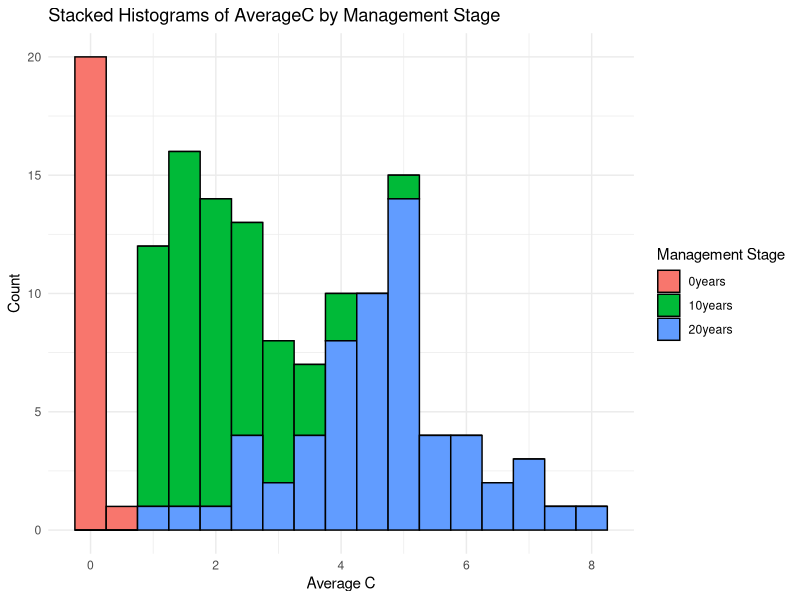
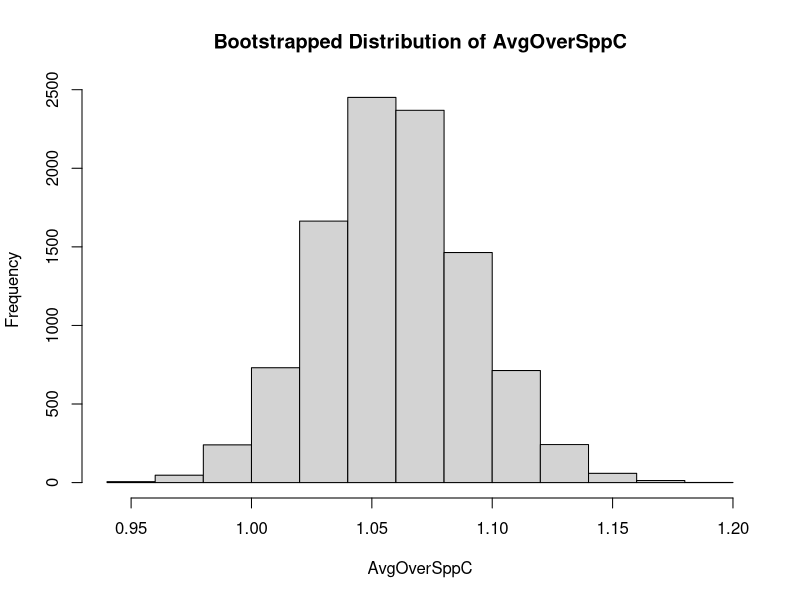
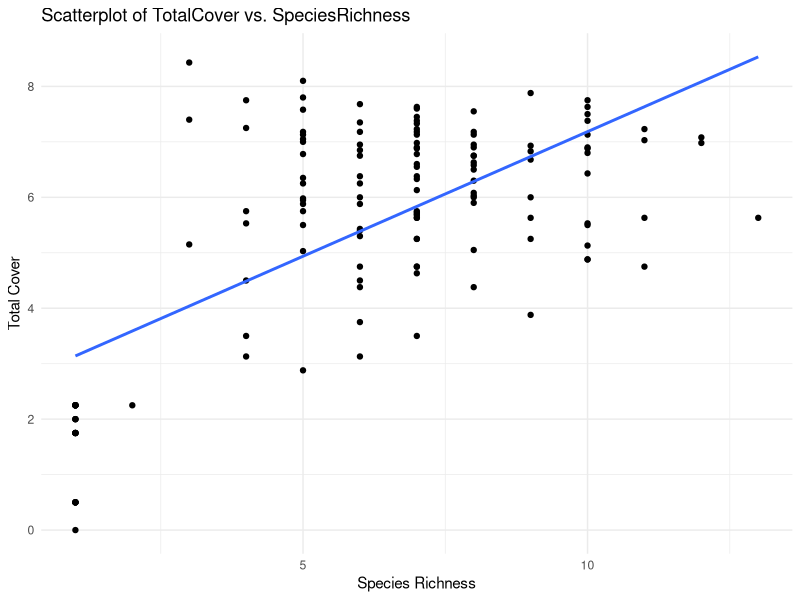
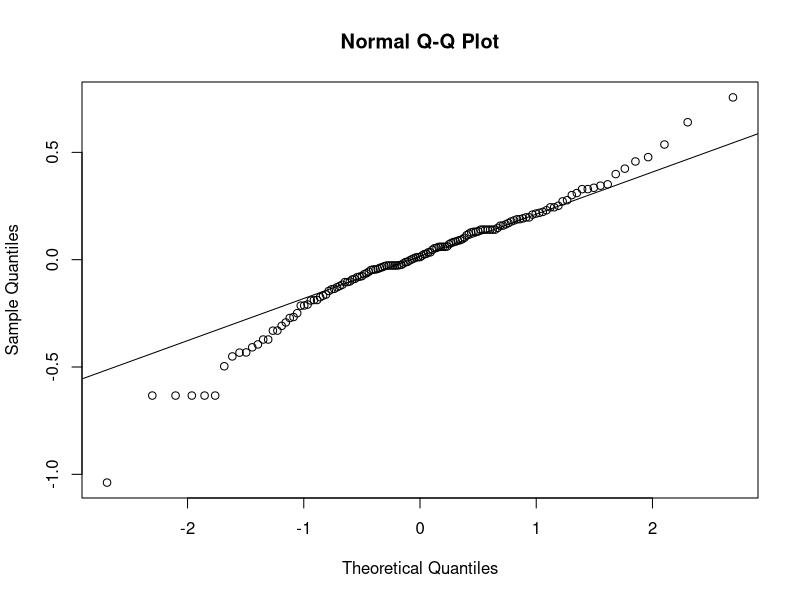
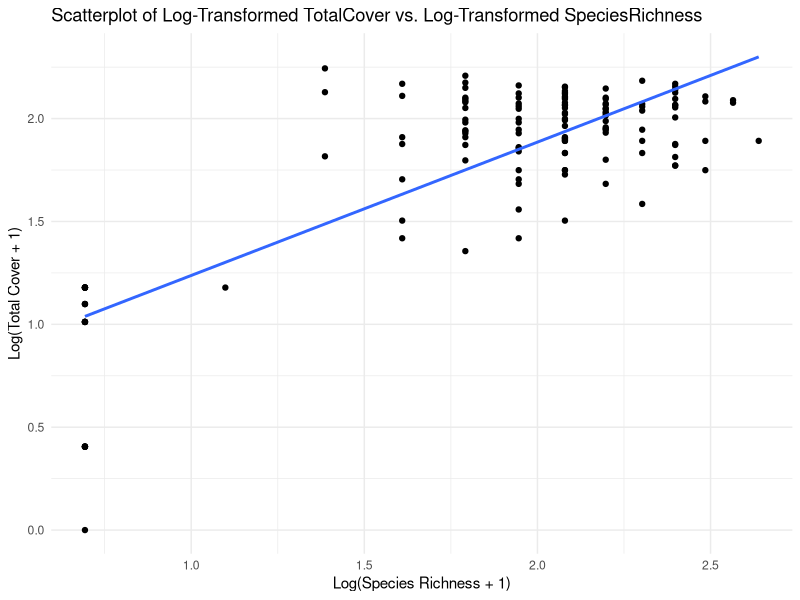

Recreate these plots in R, in order.
# Biostatistics final project ----
# Hypothesis Testing based on Confidence Intervals

# load libraries
library(tidyverse)
library(dplyr)
library(knitr)
library(tidyr)

# load data
diversity <- read.csv("data/2010FieldEcolDiversity.csv")

# Hypothesis Testing ----
# Subset data for 10years and 20years
data_10years <- diversity %>%
  filter(ManagementStage == "10years")

data_20years <- diversity %>%
  filter(ManagementStage == "20years")

# Perform two-sample t-test
t_test <- t.test(data_10years$SpeciesRichness, data_20years$SpeciesRichness, var.equal = FALSE)

print(t_test)

# Perform Mann-Whitney U-test
wilcox_test <- wilcox.test(data_10years$SpeciesRichness, data_20years$SpeciesRichness)

print(wilcox_test)

# Perform ANOVA
anova_results <- aov(SpeciesRichness ~ as.factor(ManagementStage), data = diversity)
summary(anova_results)

# Perform Tukey HSD test
tukey_results <- TukeyHSD(anova_results)

print(tukey_results)

# Perform Kruskal-Wallis test
kruskal_test <- kruskal.test(SpeciesRichness ~ as.factor(ManagementStage), data = diversity)

print(kruskal_test)

# Plots ----

# Stacked histograms for AverageC
ggplot(diversity, aes(x = AverageC, fill = as.factor(ManagementStage))) +
  geom_histogram(position = "stack", binwidth = 0.5, color = "black") +
  labs(
    title = "Stacked Histograms of AverageC by Management Stage",
    x = "Average C",
    y = "Count",
    fill = "Management Stage"
  ) +
  theme_minimal()

# Table of means for SpeciesRichness and AverageC
means_table <- diversity %>%
  group_by(ManagementStage) %>%
  summarise(
    mean_SpeciesRichness = mean(SpeciesRichness),
    mean_AverageC = mean(AverageC)
  )

print(means_table)


# Perform one-sample t-test
one_sample_test <- t.test(data_20years$AvgOverSppC, mu = 1)

print(one_sample_test)

# Perform bootstrapping
set.seed(05292024)

boot_results <- replicate(10000, {
  sample_data <- sample(data_20years$AvgOverSppC, replace = TRUE)
  mean(sample_data)
})

# Calculate confidence intervals
boot_ci <- quantile(boot_results, c(0.025, 0.975))

# Plot histogram of bootstrapped means
hist(boot_results, main = "Bootstrapped Distribution of AvgOverSppC", xlab = "AvgOverSppC")

# Print bootstrapped mean and confidence intervals
boot_mean <- mean(boot_results)
print(c(boot_mean, boot_ci))

# Calculate correlation
cor_results <- cor.test(diversity$TotalCover, diversity$SpeciesRichness)

# Scatterplot
ggplot(diversity, aes(x = SpeciesRichness, y = TotalCover)) +
  geom_point() +
  geom_smooth(method = "lm", se = FALSE) +
  labs(
    title = "Scatterplot of TotalCover vs. SpeciesRichness",
    x = "Species Richness",
    y = "Total Cover"
  ) +
  theme_minimal()

print(cor_results)

# Linear regression
lm_model <- lm(TotalCover ~ SpeciesRichness, data = diversity)
summary(lm_model)

# Log-transformed regression
log_lm_model <- lm(log(TotalCover + 1) ~ log(SpeciesRichness + 1), data = diversity)
summary(log_lm_model)

# QQ-plot of residuals
qqnorm(resid(log_lm_model))
qqline(resid(log_lm_model))

# Scatterplot of log-transformed data
ggplot(diversity, aes(x = log(SpeciesRichness + 1), y = log(TotalCover + 1))) +
  geom_point() +
  geom_smooth(method = "lm", se = FALSE) +
  labs(
    title = "Scatterplot of Log-Transformed TotalCover vs. Log-Transformed SpeciesRichness",
    x = "Log(Species Richness + 1)",
    y = "Log(Total Cover + 1)"
  ) +
  theme_minimal()

